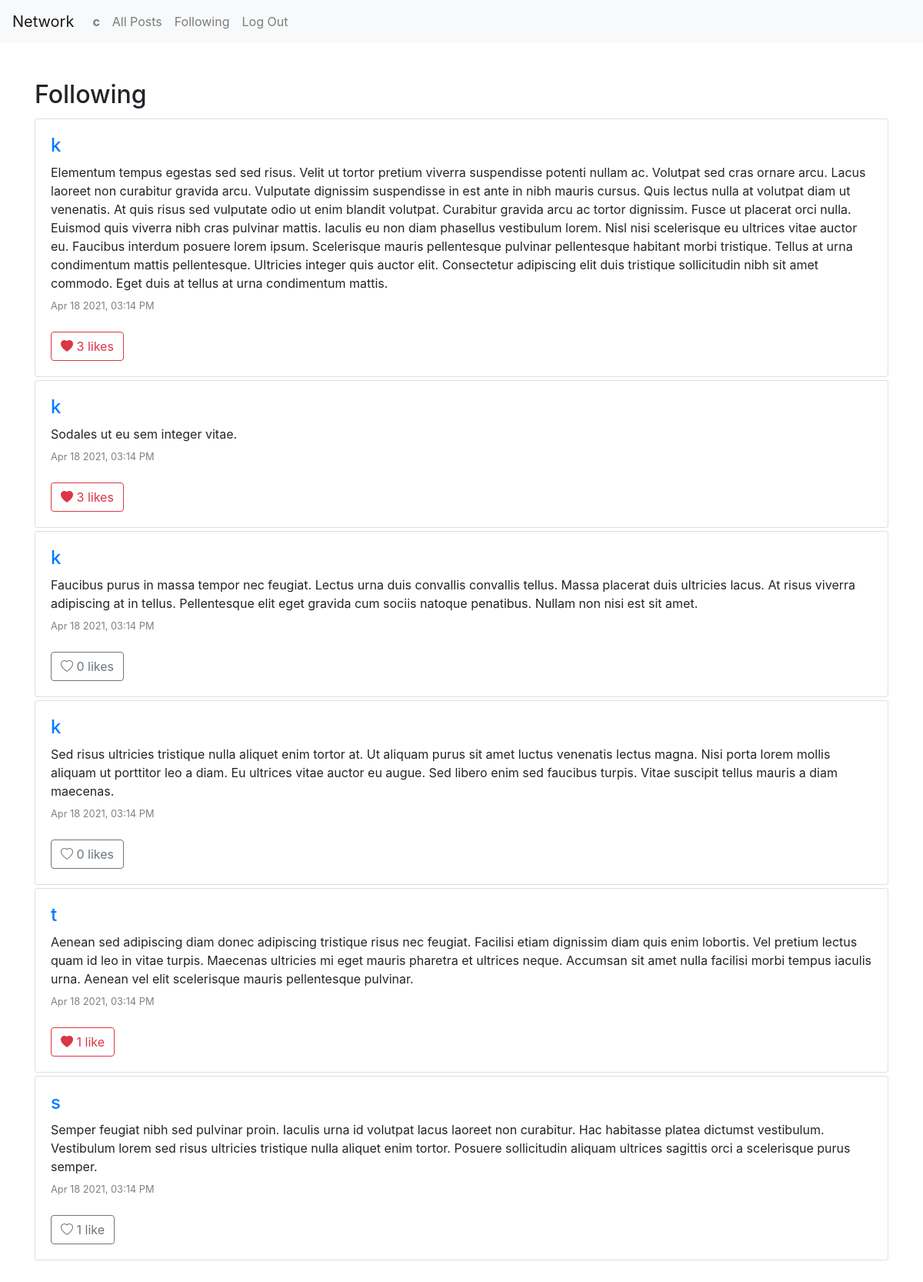
/following/1 (signed in), run on the app's committed database.
### network/models.py (models this page shows)
class User(AbstractUser):
    pass

class Post(models.Model):
    poster = models.ForeignKey('User',
                               on_delete=models.CASCADE,
                               related_name='posts')
    timestamp = models.DateTimeField(auto_now_add=True)
    text = models.TextField()
    likes = models.ManyToManyField('User',
                                   related_name='posts_liked')
    def serialize(self):
        return {
            "id": self.id,
            "poster": self.poster.username,
            "poster_id": self.poster.id,
            "likes": [user.id for user in self.likes.all()],
            "text": self.text,
            "timestamp": self.timestamp.strftime("%b %d %Y, %I:%M %p"),
        }

### network/views.py (the view)
# urls.py: path("following/<int:page>", views.following, name="following"),
@login_required
def following(request, page):
    user = User.objects.get(username=request.user)
    relationships = user.following.all()
    posts = None
    for r in relationships:
        if posts is None:
            posts = r.following_user.posts.all()
        else:
            posts = posts | r.following_user.posts.all()
    if posts:
        posts = posts.order_by("-timestamp").all()
    else:
        posts = []
    paginator = Paginator(posts, 10)
    return render(request, "network/following.html", {
        "posts": [post.serialize() for post in paginator.page(page)],
        "page_num": page,
        "page_count": paginator.num_pages,
        "page_range": range(1, paginator.num_pages + 1)
    })

### network/templates/network/following.html (shortened to what this page needs)
{% extends "network/layout.html" %}
{% load static %}
{% block body %}
    <div id="following-container" class="container mb-5">
        <h2 class="mt-5">Following</h2>
        {% include "./post-list.html" %}
    </div>
{% endblock %}

### network/templates/network/layout.html (shortened to what this page needs)
{% load static %}
<!DOCTYPE html>
<html lang="en">
    <head>
        <link rel="stylesheet" href="https://stackpath.bootstrapcdn.com/bootstrap/4.4.1/css/bootstrap.min.css">
        <link rel="stylesheet" href="https://cdn.jsdelivr.net/npm/bootstrap-icons@1.4.1/font/bootstrap-icons.css">
        <link href="{% static 'network/styles.css' %}" rel="stylesheet">
    </head>
    <body>
        <nav class="navbar navbar-expand-lg navbar-light bg-light">
            <a class="navbar-brand" href="#">Network</a>
            <div>
              <ul class="navbar-nav mr-auto">
                {% if user.is_authenticated %}
                    <li class="nav-item">
                        <a class="nav-link" href="{% url 'profile' username=user.username page=1 %}"><strong>{{ user.username }}</strong></a>
                    </li>
                {% endif %}
                <li class="nav-item">
                  <a class="nav-link" href="{% url 'index' %}">All Posts</a>
                </li>
                {% if user.is_authenticated %}
                    <li class="nav-item">
                        <a class="nav-link" href="{% url 'following' page=1 %}">Following</a>
                    </li>
                    <li class="nav-item">
                        <a class="nav-link" href="{% url 'logout' %}">Log Out</a>
                    </li>
                {% endif %}
              </ul>
            </div>
          </nav>
        <div class="body">
            {% block body %}
            {% endblock %}
        </div>
    </body>
</html>

### network/templates/network/post-list.html (shortened to what this page needs)
<div class="row">
    <div class="col">
        {% for post in posts %}
        <div class="card mt-1">
            <div class="card-body">
                <div class="row">
                    <div class="col">
                        <span id="post-card-header-{{post.id}}">
                            <a class="mb-2" href="{% url 'profile' username=post.poster page=1 %}"><h4>{{ post.poster }}</h4></a>
                        </span>
                        <div id="post-content-{{post.id}}">
                            <div id="post-text-{{post.id}}" class="mb-2">{{ post.text }}</div>
                            <div class="mb-4 grey-text timestamp-size">{{ post.timestamp }}</div>
                        </div>
                        <div id="post-btn-row-{{ post.id }}" class="d-flex">
                            {% if user.id in post.likes %}
                                <button id="like-btn-{{post.id}}" class="btn btn-outline-danger" onclick="toggleLike('{{post.id}}')">
                                    <i id="like-btn-icon-{{post.id}}" class="bi bi-heart-fill"></i>
                                    <span id="like-btn-text-{{post.id}}">
                                        {{ post.likes|length }}
                                        {% if post.likes|length == 1 %}
                                            like
                                        {% else %}
                                            likes
                                        {% endif %}
                                    </span>
                                </button>
                            {% else %}
                                <button id="like-btn-{{ post.id }}" class="btn btn-outline-secondary" onclick="toggleLike('{{post.id}}')">
                                    <i id="like-btn-icon-{{ post.id }}" class="bi bi-heart"></i>
                                    <span id="like-btn-text-{{ post.id }}">
                                        {{ post.likes|length }}
                                        {% if post.likes|length == 1 %}
                                            like
                                        {% else %}
                                            likes
                                        {% endif %}
                                    </span>
                                </button>
                            {% endif %}
                        </div>
                    </div>
                </div>
            </div>
        </div>
        {% endfor %}
    </div>
</div>

### network/static/network/styles.css (style rules this page uses)
.grey-text { color: gray; }
.timestamp-size { font-size: .8rem; }

### data on the page
User: username "c"
Post: text "Elementum tempus egestas sed sed risus. Velit ut tortor pretium viverra suspendisse potenti nullam ac. Volutpat sed cras ornare arcu. Lacus laoreet non curabitur gravida arcu. Vulputate dignissim suspendisse in est ante in nibh mauris cursus. Quis lectus nulla at volutpat diam ut venenatis. At quis risus sed vulputate odio ut enim blandit volutpat. Curabitur gravida arcu ac tortor dignissim. Fusce ut placerat orci nulla. Euismod quis viverra nibh cras pulvinar mattis. Iaculis eu non diam phasellus vestibulum lorem. Nisl nisi scelerisque eu ultrices vitae auctor eu. Faucibus interdum posuere lorem ipsum. Scelerisque mauris pellentesque pulvinar pellentesque habitant morbi tristique. Tellus…"
Post: text "Sodales ut eu sem integer vitae."
Post: text "Faucibus purus in massa tempor nec feugiat. Lectus urna duis convallis convallis tellus. Massa placerat duis ultricies lacus. At risus viverra adipiscing at in tellus. Pellentesque elit eget gravida cum sociis natoque penatibus. Nullam non nisi est sit amet."
Post: text "Sed risus ultricies tristique nulla aliquet enim tortor at. Ut aliquam purus sit amet luctus venenatis lectus magna. Nisi porta lorem mollis aliquam ut porttitor leo a diam. Eu ultrices vitae auctor eu augue. Sed libero enim sed faucibus turpis. Vitae suscipit tellus mauris a diam maecenas."
Post: text "Aenean sed adipiscing diam donec adipiscing tristique risus nec feugiat. Facilisi etiam dignissim diam quis enim lobortis. Vel pretium lectus quam id leo in vitae turpis. Maecenas ultricies mi eget mauris pharetra et ultrices neque. Accumsan sit amet nulla facilisi morbi tempus iaculis urna. Aenean vel elit scelerisque mauris pellentesque pulvinar."
Post: text "Semper feugiat nibh sed pulvinar proin. Iaculis urna id volutpat lacus laoreet non curabitur. Hac habitasse platea dictumst vestibulum. Vestibulum lorem sed risus ultricies tristique nulla aliquet enim tortor. Posuere sollicitudin aliquam ultrices sagittis orci a scelerisque purus semper."

### other printed values
{{ post.poster }} "k" "k" "k" "k" "t" "s"
{{ post.timestamp }} "Apr 18 2021, 03:14 PM" "Apr 18 2021, 03:14 PM" "Apr 18 2021, 03:14 PM" "Apr 18 2021, 03:14 PM" "Apr 18 2021, 03:14 PM" "Apr 18 2021, 03:14 PM"
{{ post.likes|length }} "3" "3" "1"
{{ post.likes|length }} "0" "0" "1"
